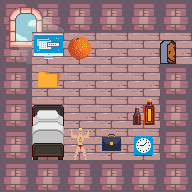

This is a level from a 2D game, rendered from its Tiled map with the project's own tilesets. A one-line summary and the complete map file follow:
An orthogonal 6x6 tile map with 32x32 px tiles, 5 tile layers (Floor, Walls, Aniketh Door Exit, Aniketh Trigger, ...), 5 tilesets.

<map version="1.10" tiledversion="1.11.2" orientation="orthogonal" renderorder="right-down" width="6" height="6" tilewidth="32" tileheight="32" infinite="0" nextlayerid="6" nextobjectid="1">
 <tileset firstgid="1" source="Terrain (32x32).tsx" />
 <tileset firstgid="248" source="door_open.tsx" />
 <tileset firstgid="249" source="Decorations (32x32).tsx" />
 <tileset firstgid="291" source="beds_BR.tsx" />
 <tileset firstgid="347" source="MegaPixelArt32x32pxIcons_SpriteSheet.tsx" />
 <layer id="1" name="Floor" width="6" height="6">
  <data encoding="csv">
155,155,155,155,155,155,
155,155,155,155,155,155,
155,155,155,155,155,155,
155,155,155,155,155,155,
155,155,155,155,155,155,
155,155,155,155,155,155
</data>
 </layer>
 <layer id="2" name="Walls" width="6" height="6">
  <data encoding="csv">
215,215,215,215,215,215,
215,0,0,0,0,0,
215,0,0,0,0,215,
215,0,0,0,0,215,
215,0,0,0,0,215,
215,215,215,215,215,215
</data>
 </layer>
 <layer id="3" name="Aniketh Door Exit" width="6" height="6">
  <data encoding="csv">
0,0,0,0,0,0,
0,0,0,0,0,248,
0,0,0,0,0,0,
0,0,0,0,0,0,
0,0,0,0,0,0,
0,0,0,0,0,0
</data>
 </layer>
 <layer id="5" name="Aniketh Trigger" width="6" height="6">
  <data encoding="csv">
0,0,0,0,0,0,
0,0,0,0,0,0,
0,0,0,0,0,0,
0,0,0,0,0,0,
0,0,0,437,0,0,
0,0,0,0,0,0
</data>
 </layer>
 <layer id="4" name="Furniture" width="6" height="6">
  <data encoding="csv">
272,273,0,0,0,0,
279,398,586,0,0,0,
0,417,0,0,0,0,
0,316,0,0,480,0,
0,323,745,0,442,0,
0,0,0,0,0,0
</data>
 </layer>
</map>
